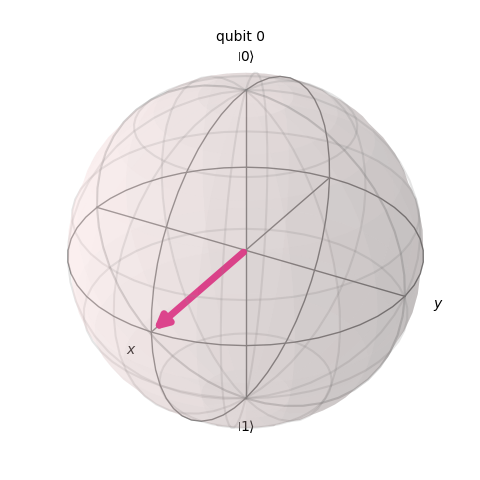

The Python source for this figure:
from qiskit import QuantumCircuit
from qiskit.quantum_info import Statevector
from qiskit.visualization import plot_bloch_multivector
import matplotlib.pyplot as plt

# Creating a circuit with 1 qubit
circuit = QuantumCircuit(1)
first = 1

while 1:

    # Saving initial state
    if first:
        state = Statevector.from_instruction(circuit)
        plot_bloch_multivector(state)
        plt.savefig("visualizer.png")
        plt.close()
        first = 0


    # User applies a function to the qubit
    user_input = input("Enter a command : ")
    if user_input.lower() == "h":
        circuit.h(0)
    elif user_input.lower() == "x":
        circuit.x(0)
    else:
        print(f"{user_input}: invalid command")
        continue

    # Saving state after the function
    state = Statevector.from_instruction(circuit)
    plot_bloch_multivector(state)
    plt.savefig("visualizer.png")
    plt.close()
